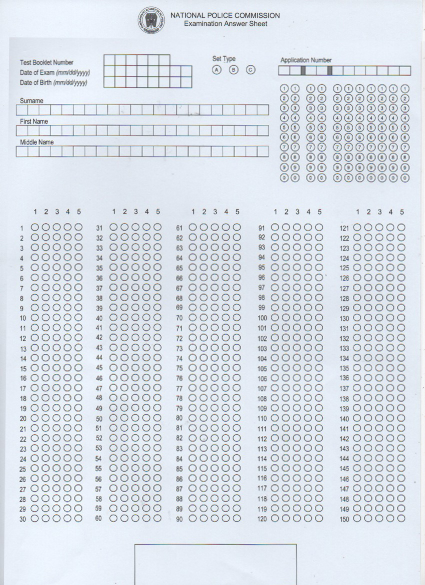
#> input picture data/Blank.jpg, 850 x 1170 px (shown at 1/2 size)
$ python -i answer_bubbles.py   (imports and definitions only)
#> lines starting #> are read from the running program, lines starting #| are printed output that depends on the picture
#> further down, picture is the input picture: shape (1170, 850, 3); mean B, G, R 231.9, 223.6, 217
### src/utils/image_utils.py
"""
Utility functions for image processing
"""
import cv2
import numpy as np
import imutils
from skimage import exposure
from typing import Tuple, List, Dict, Any, Optional


# [51 lines left out: functions load_image, resize_image, enhance_contrast, not called in this run]


def apply_threshold(image: np.ndarray, method: str = 'adaptive') -> np.ndarray:
    """
    Apply thresholding to an image

    Args:
        image: Input image
        method: Thresholding method ('otsu', 'adaptive', 'binary')

    Returns:
        Thresholded image
    """
    # Convert to grayscale if needed
    if len(image.shape) == 3:
        gray = cv2.cvtColor(image, cv2.COLOR_BGR2GRAY)
    else:
        gray = image.copy()

    if method == 'otsu':
        # Otsu's thresholding
        _, thresh = cv2.threshold(gray, 0, 255, cv2.THRESH_BINARY_INV + cv2.THRESH_OTSU)
    elif method == 'adaptive':
        # Adaptive thresholding
        thresh = cv2.adaptiveThreshold(gray, 255, cv2.ADAPTIVE_THRESH_GAUSSIAN_C,
                                       cv2.THRESH_BINARY_INV, 11, 2)
    else:  # binary
        # Simple binary thresholding
        _, thresh = cv2.threshold(gray, 127, 255, cv2.THRESH_BINARY_INV)

    return thresh


def find_contours(image: np.ndarray, min_area: int = 100, max_area: int = 10000) -> List[np.ndarray]:
    """
    Find contours in an image and filter by area

    Args:
        image: Input image (should be binary/thresholded)
        min_area: Minimum contour area to keep
        max_area: Maximum contour area to keep

    Returns:
        List of contours
    """
    # Find all contours
    contours = cv2.findContours(image, cv2.RETR_EXTERNAL, cv2.CHAIN_APPROX_SIMPLE)
    contours = imutils.grab_contours(contours)

    # Filter by area
    filtered_contours = []
    for contour in contours:
        area = cv2.contourArea(contour)
        if min_area <= area <= max_area:
            filtered_contours.append(contour)

    return filtered_contours


def detect_filled_bubbles(image: np.ndarray, contours: List[np.ndarray],
                          threshold_percentage: float = 0.5) -> List[np.ndarray]:
    """
    Detect which bubbles are filled based on the fill percentage

    Args:
        image: Original grayscale image
        contours: List of contours representing bubbles
        threshold_percentage: Minimum fill percentage to consider a bubble filled

    Returns:
        List of contours that are filled
    """
    filled_bubbles = []

    for contour in contours:
        # Create a mask for this contour
        mask = np.zeros(image.shape, dtype=np.uint8)
        cv2.drawContours(mask, [contour], -1, 255, -1)

        # Calculate the mean pixel value inside the contour
        # Lower values indicate darker filling (more filled)
        mean_value = cv2.mean(image, mask=mask)[0]

        # Convert to a fill percentage (0-255 inverted to 0-1)
        fill_percentage = 1 - (mean_value / 255.0)

        # If the fill percentage is above the threshold, consider it filled
        if fill_percentage >= threshold_percentage:
            filled_bubbles.append(contour)

    return filled_bubbles


# [61 lines left out: functions draw_contours, remove_grid_lines, not called in this run]


def get_roi(image: np.ndarray, x: int, y: int, width: int, height: int) -> np.ndarray:
    """
    Extract a region of interest (ROI) from an image

    Args:
        image: Input image
        x, y: Top-left coordinates of ROI
        width, height: Dimensions of ROI

    Returns:
        Extracted ROI
    """
    return image[y:y+height, x:x+width]


# [50 lines left out: functions perspective_transform, rotate_image, show_image, not called in this run]

### src/detection/answer_bubbles.py
"""
Answer bubble detection module

Implements the processing of answer bubbles for all 150 questions
"""
import cv2
import numpy as np
from typing import Dict, List, Optional, Tuple

from ..utils.image_utils import (
    get_roi,
    apply_threshold,
    find_contours,
    detect_filled_bubbles
)

# Define the regions of interest for answer sections (5 columns of 30 questions)
# These coordinates are placeholders and need to be calibrated for the actual form
ANSWER_SECTIONS = [
    {"start_q": 1, "end_q": 30, "x": 155, "y": 453, "width": 125, "height": 587},
    {"start_q": 31, "end_q": 60, "x": 282, "y": 453, "width": 125, "height": 587},
    {"start_q": 61, "end_q": 90, "x": 409, "y": 453, "width": 125, "height": 587},
    {"start_q": 91, "end_q": 120, "x": 536, "y": 453, "width": 125, "height": 587},
    {"start_q": 121, "end_q": 150, "x": 663, "y": 453, "width": 125, "height": 587}
]

# Number of options per question (A, B, C, D, E or 1, 2, 3, 4, 5)
NUM_OPTIONS = 5


def identify_answer_sections(image: np.ndarray) -> List[Dict[str, any]]:
    """
    Identify all answer section regions in the form

    Args:
        image: Aligned form image

    Returns:
        List of dictionaries, each containing an answer section ROI and metadata
    """
    answer_sections = []

    for section in ANSWER_SECTIONS:
        # Extract the region of interest for this section
        roi = get_roi(image, section["x"], section["y"],
                     section["width"], section["height"])

        answer_sections.append({
            "start_q": section["start_q"],
            "end_q": section["end_q"],
            "roi": roi,
            "coordinates": {
                "x": section["x"],
                "y": section["y"],
                "width": section["width"],
                "height": section["height"]
            }
        })
#> this loop made 5 passes
#> pass 1, in identify_answer_sections, `roi = get_roi(image, section["x"], section["y"], section["width"], sec..`:
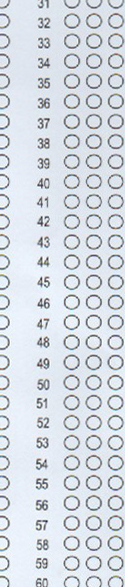
#> roi: shape (587, 125, 3); mean B, G, R 225.8, 218.2, 211.9
#> pass 2, in identify_answer_sections, `roi = get_roi(image, section["x"], section["y"], section["width"], sec..`:
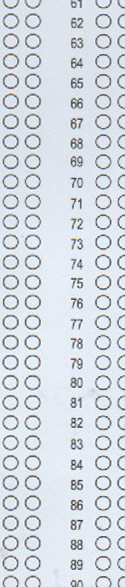
#> roi: shape (587, 125, 3); mean B, G, R 225.2, 217.5, 211.1
#> pass 3, in identify_answer_sections, `roi = get_roi(image, section["x"], section["y"], section["width"], sec..`:
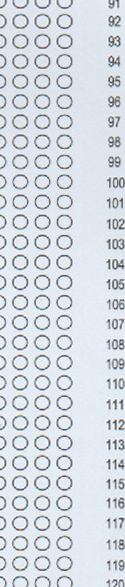
#> roi: shape (587, 125, 3); mean B, G, R 225.3, 217.4, 210.9
#> after the loop, answer_sections = 5 items

    return answer_sections


def detect_answers_in_section(section_roi: np.ndarray, num_questions: int = 30) -> List[Optional[int]]:
    """
    Detect the selected answers in a section of questions

    Args:
        section_roi: ROI containing one section of answer bubbles
        num_questions: Number of questions in this section

    Returns:
        List of detected answers (0-based index, None if no answer detected)
    """
    # Convert to grayscale if needed
    if len(section_roi.shape) == 3:
        gray_roi = cv2.cvtColor(section_roi, cv2.COLOR_BGR2GRAY)
    else:
        gray_roi = section_roi.copy()

    # Apply threshold to highlight the bubbles
    thresh_roi = apply_threshold(gray_roi, method='adaptive')

    # Calculate cell dimensions
    # Each question has NUM_OPTIONS options
    cell_height = section_roi.shape[0] // num_questions
    cell_width = section_roi.shape[1] // NUM_OPTIONS

    # Initialize answers
    answers = [None] * num_questions

    # Process each question
    for q in range(num_questions):
        # Extract the ROI for this question's answer options
        q_y = q * cell_height
        q_roi = thresh_roi[q_y:q_y + cell_height, :]

        # Find contours for this question
        contours = find_contours(q_roi, min_area=20, max_area=200)

        # If contours were found
        if contours:
            # Create a mask for this question's ROI to keep coordinate systems aligned
            mask = np.zeros_like(thresh_roi)
            mask[q_y:q_y + cell_height, :] = q_roi

            # Use the original coordinates for contour detection
            adjusted_contours = []
            for contour in contours:
                # Adjust y-coordinates of each contour point
                adjusted_contour = contour.copy()
                adjusted_contour[:, :, 1] += q_y
                adjusted_contours.append(adjusted_contour)

            # Detect filled bubbles
            filled_bubbles = detect_filled_bubbles(gray_roi, adjusted_contours, threshold_percentage=0.5)

            # If exactly one bubble is filled
            if len(filled_bubbles) == 1:
                # Determine which option is selected
                filled_contour = filled_bubbles[0]
                M = cv2.moments(filled_contour)

                if M["m00"] != 0:
                    cx = int(M["m10"] / M["m00"])
                    option = cx // cell_width

                    # Record the selected option (0-based index)
                    answers[q] = option

    return answers


def detect_all_answers(image: np.ndarray) -> Dict[int, Optional[int]]:
    """
    Detect all answers for all 150 questions

    Args:
        image: Aligned form image

    Returns:
        Dictionary mapping question numbers (1-150) to selected options (0-4, None if no answer)
    """
    # Identify all answer sections
    sections = identify_answer_sections(image)
#> sections = 5 items

    # Initialize answers dictionary
    all_answers = {}

    # Process each section
    for section in sections:
        # Detect answers in this section
        section_answers = detect_answers_in_section(section["roi"],
                                                  section["end_q"] - section["start_q"] + 1)

        # Add to the complete answers dictionary
        for i, answer in enumerate(section_answers):
            question_num = section["start_q"] + i
            all_answers[question_num] = answer
#> this loop made 5 passes
#> pass 1, in apply_threshold, `thresh = cv2.adaptiveThreshold(gray, 255, cv2.ADAPTIVE_THRESH_GAUSSIAN..`:
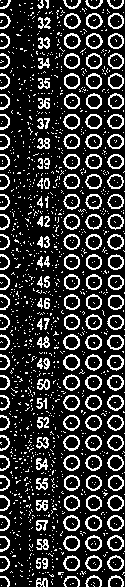
#> thresh: shape (587, 125); 20.5% white in thin lines or dots
#> pass 2, in apply_threshold (call 2), `thresh = cv2.adaptiveThreshold(gray, 255, cv2.ADAPTIVE_THRESH_GAUSSIAN..`:
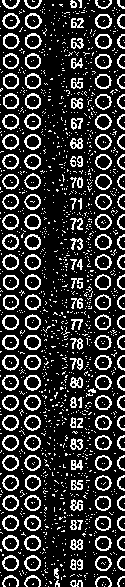
#> thresh: shape (587, 125); 20.4% white in thin lines or dots
#> after the loop, all_answers = 150 items

    return all_answers


# [55 lines left out: functions convert_answer_indices_to_options, process_answer_bubbles, not called in this run]

>>> import cv2
>>> picture = cv2.imread('../../data/Blank.jpg')
>>> result = detect_all_answers(picture)
#> result = 150 items
